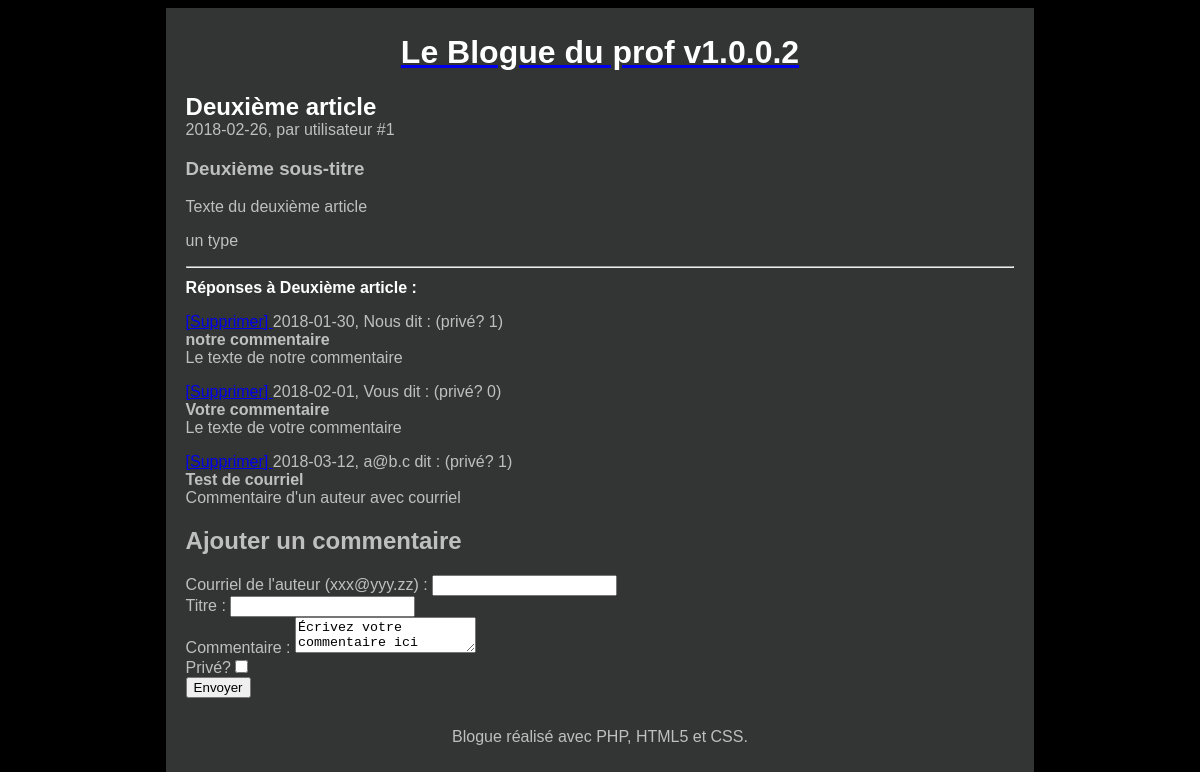
The app's page /index.php?action=article&id=2, older data.
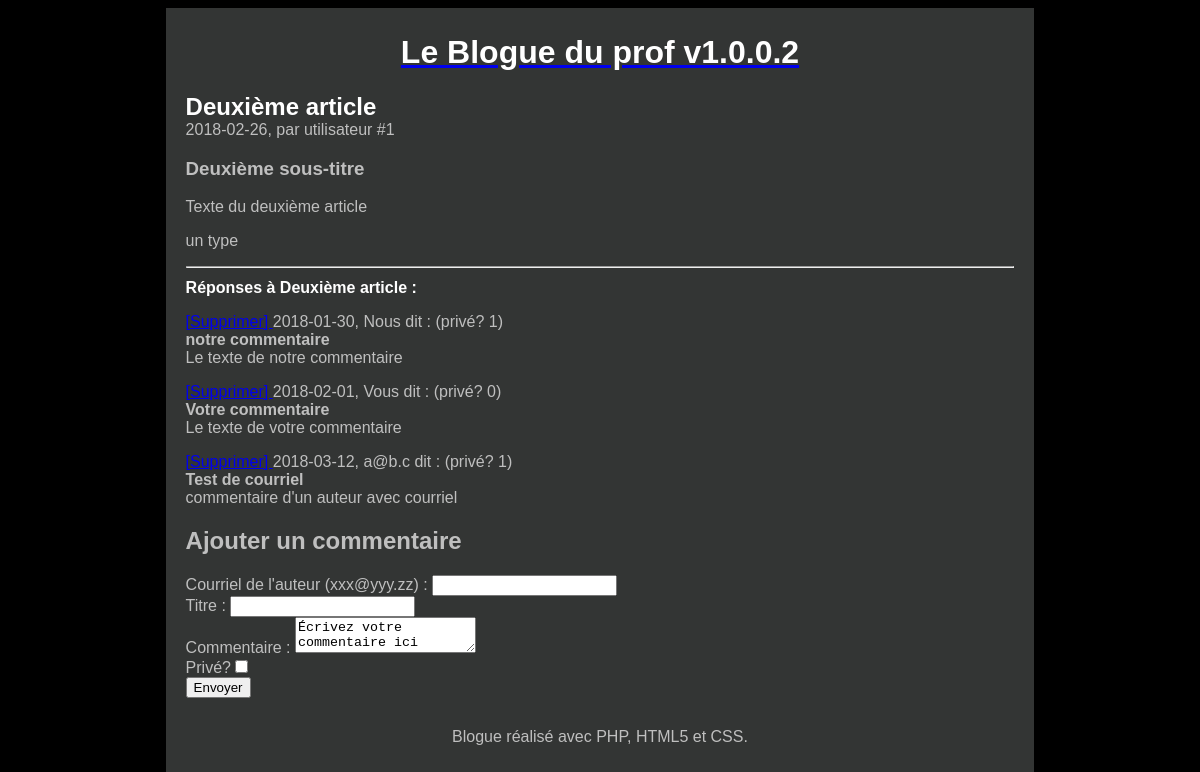
The same page, newer data.
### tables this page shows
CREATE TABLE IF NOT EXISTS `commentaires` (
  `id` int(11) NOT NULL,
  `article_id` int(11) NOT NULL,
  `date` date NOT NULL,
  `auteur` varchar(255) NOT NULL,
  `titre` varchar(255) NOT NULL,
  `texte` text NOT NULL,
  `prive` tinyint(1) NOT NULL
);

### Controleur/Controleur.php (called while the page is built, shortened)
<?php
require 'Modele/Modele.php';
function article($idArticle, $erreur) {
    $article = getArticle($idArticle);
    $commentaires = getCommentaires($idArticle);
    require 'Vue/vueArticle.php';
}

### Modele/Modele.php (called while the page is built, shortened)
<?php
function getBdd() {
    $bdd = new PDO('mysql:host=localhost;dbname=Blogue-vers-MVC-v1_0_0_0;charset=utf8', 'root', 'mysql', array(PDO::ATTR_ERRMODE => PDO::ERRMODE_EXCEPTION));
    return $bdd;
}
function getArticle($idArticle) {
    $bdd = getBdd();
    $article = $bdd->prepare('select * from articles'
            . ' where ID=?');
    $article->execute(array($idArticle));
    if ($article->rowCount() == 1)
        return $article->fetch();
    else
        throw new Exception("Aucun article ne correspond à l'identifiant '$idArticle'");
}
function getCommentaires($idArticle) {
    $bdd = getBdd();
    $commentaires = $bdd->prepare('select * from commentaires'
            . ' where article_id = ?');
    $commentaires->execute(array($idArticle));
    return $commentaires;
}

### Vue/vueArticle.php (the view, shortened to what this page needs)
<article>
    <header>
        <h1 class="titreArticle"><?= $article['titre'] ?></h1>
        <time><?= $article['date'] ?></time>, par utilisateur #<?= $article['utilisateur_id'] ?>
        <h3 class=""><?= $article['sous_titre'] ?></h3>
    </header>
    <p><?= $article['texte'] ?></p>
    <p><?= $article['type'] ?></p>
</article>
<hr />
<header>
    <h1 id="titreReponses">Réponses à <?= $article['titre'] ?> :</h1>
</header>
<?php foreach ($commentaires as $commentaire): ?>
<p><a href="index.php?action=confirmer&id=<?= $commentaire['id'] ?>" >
        [Supprimer]
    </a>
    <?= $commentaire['date'] ?>, <?= $commentaire['auteur'] ?> dit : (privé? <?= $commentaire['prive'] ?>)<br/>
        <strong><?= $commentaire['titre'] ?></strong><br/>
        <?= $commentaire['texte'] ?>
    </p>
<?php endforeach; ?>
<form action="index.php?action=commentaire" method="post">
    <h2>Ajouter un commentaire</h2>
    <p>
        <label for="auteur">Courriel de l'auteur (xxx@yyy.zz)</label> : <input type="text" name="auteur" id="auteur" />
        <br />
        <label for="texte">Titre</label> :  <input type="text" name="titre" id="titre" /><br />
        <label for="texte">Commentaire</label> :  <textarea type="text" name="texte" id="texte" >Écrivez votre commentaire ici</textarea><br />
        <label for="prive">Privé?</label><input type="checkbox" name="prive" />
        <input type="hidden" name="article_id" value="<?= $article['id'] ?>" /><br />
        <input type="submit" value="Envoyer" />
    </p>
</form>
<?php require 'Vue/gabarit.php'; ?>

Row changes from the older to the newer data that the page shows:
changed commentaires "Test de courriel": texte "Commentaire d'un auteur avec courriel" → "commentaire d'un auteur avec courriel"
